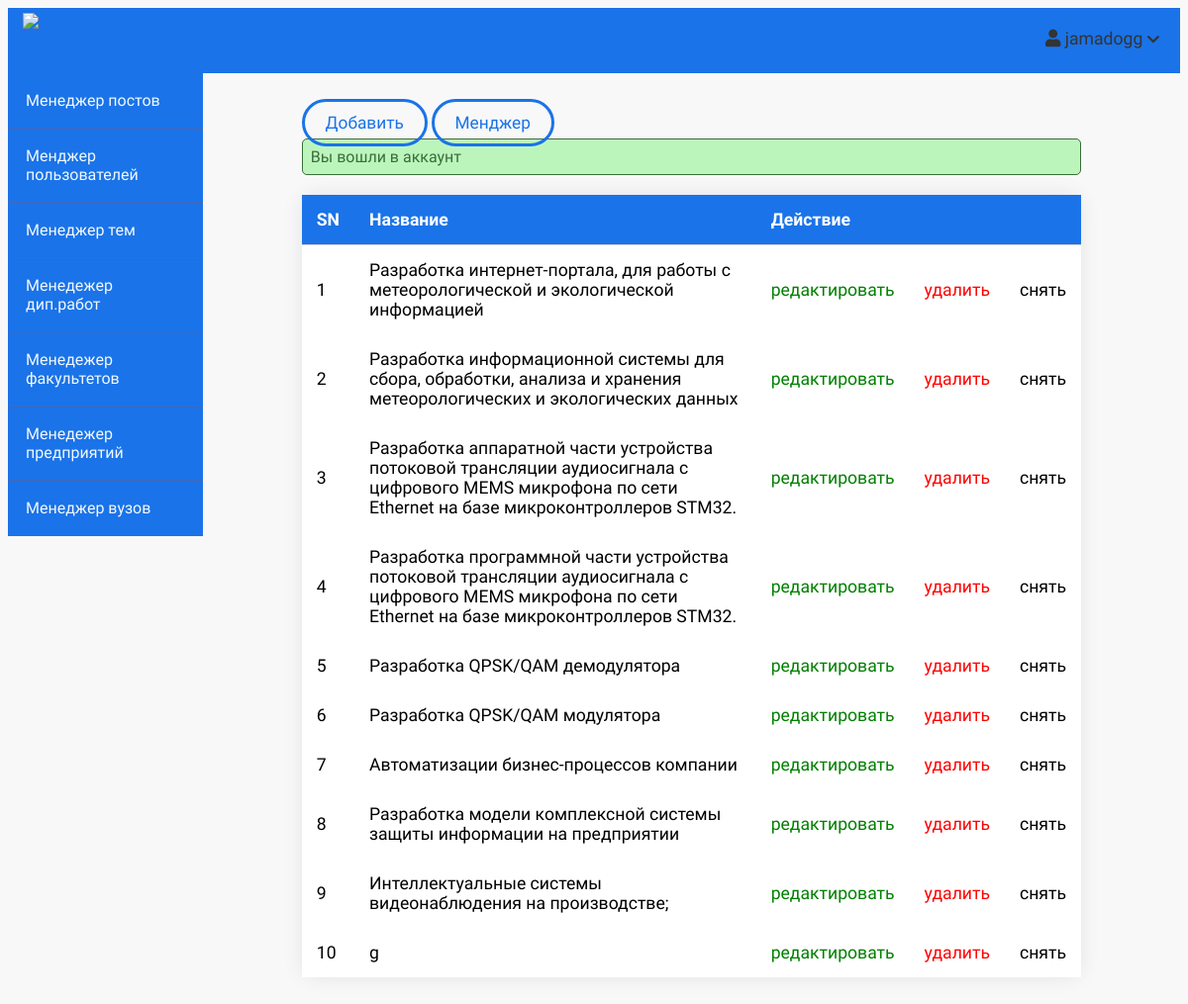
/admin/diplomas/index.php (signed in), run on the app's committed database.
### tables this page shows
CREATE TABLE `diplomas` (
  `id` int(11) NOT NULL,
  `user_id` int(11) NOT NULL,
  `faculty_id` int(11) DEFAULT NULL,
  `location` varchar(255) NOT NULL,
  `mentor` varchar(255) NOT NULL,
  `dcompany` varchar(255) NOT NULL,
  `title` varchar(255) NOT NULL,
  `description` text NOT NULL,
  `results` text NOT NULL,
  `requirements` text NOT NULL,
  `published` tinyint(4) NOT NULL,
  `status` varchar(16) NOT NULL,
  `created_at` datetime NOT NULL DEFAULT current_timestamp()
);

### app/database/db.php (called while the page is built, shortened)
<?php
require('connect.php');
function selectAll($table, $conditions = [])
{
    global $conn;
    $sql = "SELECT * FROM $table";
    if (empty($conditions)) {
        $stmt = $conn->prepare($sql);
        $stmt->execute();
        $records = $stmt->get_result()->fetch_all(MYSQLI_ASSOC);
        return $records;
    }
}

### app/controllers/diplomas.php (called while the page is built, shortened)
<?php
include(ROOT_PATH . "/app/database/db.php");
$table = 'diplomas';
$posts = selectAll($table);

### admin/diplomas/index.php (the view, shortened to what this page needs)
<?php include(ROOT_PATH . "/app/controllers/diplomas.php");
?>
<!DOCTYPE html>
<html lang="en">
    <head>
        <link rel="stylesheet"
            href="https://use.fontawesome.com/releases/v5.7.2/css/all.css"
>
        <link rel="stylesheet" href="../../assets/css/style.css">
        <link rel="stylesheet" href="../../assets/css/admin.css">
    </head>
    <body>
    <?php include(ROOT_PATH . "/app/includes/adminHeader.php"); ?>
        <div class="admin-wrapper">
        <?php include(ROOT_PATH . "/app/includes/adminSidebar.php"); ?>
            <div class="admin-content">
                <div class="button-group">
                <a href="create.php" class="btn btn-big">Добавить</a>
                    <a href="index.php" class="btn btn-big">Менджер</a>
                </div>
                <div class="content">
                    <?php include(ROOT_PATH . "/app/includes/messages.php"); ?>
                    <div id="firstTable">
                    <table cellspacing="0" cellpadding="0" class="index-table">
                        <thead>
                            <th>SN</th>
                            <th>Название</th>
                            <th colspan="2">Действие</th>
                            <th></th>
                        </thead>
                        <tbody>
                            <?php foreach ($posts as $key => $post): ?>
                                <tr>
                                    <td><?php echo $key + 1; ?></td>
                                    <td><?php echo $post['title'] ?></td>
                                    <td><a href="edit.php?id=<?php echo $post['id']; ?>" class="edit">редактировать</a></td>
                                    <td><a href="edit.php?delete_id=<?php echo $post['id']; ?>" class="delete">удалить</a></td>
                                    <?php if ($post['published']): ?>
                                        <td><a href="edit.php?published=0&p_id=<?php echo $post['id'] ?>" class="unpublish">снять</a></td>
                                    <?php else: ?>
                                        <td><a href="edit.php?published=1&p_id=<?php echo $post['id'] ?>" class="publish">опубликовать</a></td>
                                    <?php endif; ?>
                                </tr>
                            <?php endforeach; ?>
                        </tbody>
                    </table>
                                    </div>
                </div>
            </div>
        </div>
    </body>
</html>

### assets/css/style.css (style rules this page uses)
:root { --primary-color: #1a73e8; --secondary-color:#D9376E; --third-color:#e9e3ff; --misc-color:#438CEA; --text-color:#343434; --page-color:#EFF0F3; }
* { box-sizing: border-box; }
html, body { font-family: 'Ubuntu', sans-serif; background: #f8f8f8; display:flex; flex-direction:column; }
a { text-decoration: none; color: inherit; }
.btn { padding: 0.5rem 1rem; background:none; color: var(--primary-color); border: 3px solid var(--primary-color); border-radius: 0.25rem; font-size: 1.08em; border-radius: 25px; }
.btn-big { padding: 0.7rem 1.3rem; line-height: 1.3rem; border: 3px solid var(--primary-color); background: transparent; border-radius: 25px; color: var(--primary-color) !important; }
#firstTable table { margin-top: 20px; border: none; border-spacing: 30px; box-shadow: 0px 0px 22px -3px rgba(0,0,0,0.11); }
#firstTable table thead { font-weight: lighter; color: white; background-color: var(--primary-color); }
#firstTable table tbody tr { background-color: white; }
#firstTable table tbody td { border: none; }

### assets/css/admin.css (style rules this page uses)
:root { --primary-color: #1a73e8; --secondary-color:#D9376E; --third-color:#e9e3ff; --misc-color:#438CEA; --text-color:#343434; --page-color:#EFF0F3; }
.admin-wrapper { display: flex; height: calc(100% - 66px); }
.admin-wrapper .admin-content { flex: 8; height: 100%; padding: 40px 100px 100px; overflow-y: scroll; }
table { width: 100%; border-collapse: collapse; font-size: 1.1rem; }
th, td { padding: 15px; text-align: left; border-bottom: 1px solid #d3d3d3; }
.edit { color: green; }
.delete { color: red; }

### data on the page
diplomas: title "Разработка интернет-портала, для работы с метеорологической и экологической информацией"
diplomas: title "Разработка информационной системы для сбора, обработки, анализа и хранения метеорологических и экологических данных"
diplomas: title "Разработка аппаратной части устройства потоковой трансляции аудиосигнала с цифрового MEMS микрофона по сети Ethernet на базе микроконтроллеров STM32."
diplomas: title "Разработка программной части устройства потоковой трансляции аудиосигнала с цифрового MEMS микрофона по сети Ethernet на базе микроконтроллеров STM32."
diplomas: title "Разработка QPSK/QAM демодулятора"
diplomas: title "Разработка QPSK/QAM модулятора"
diplomas: title "Автоматизации бизнес-процессов компании"
diplomas: title "Разработка модели комплексной системы защиты информации на предприятии"
diplomas: title "Интеллектуальные системы видеонаблюдения на производстве;"
diplomas: title "g"

### other printed values
$_SESSION['username'] "jamadogg"
$_SESSION['message'] "Вы вошли в аккаунт"
